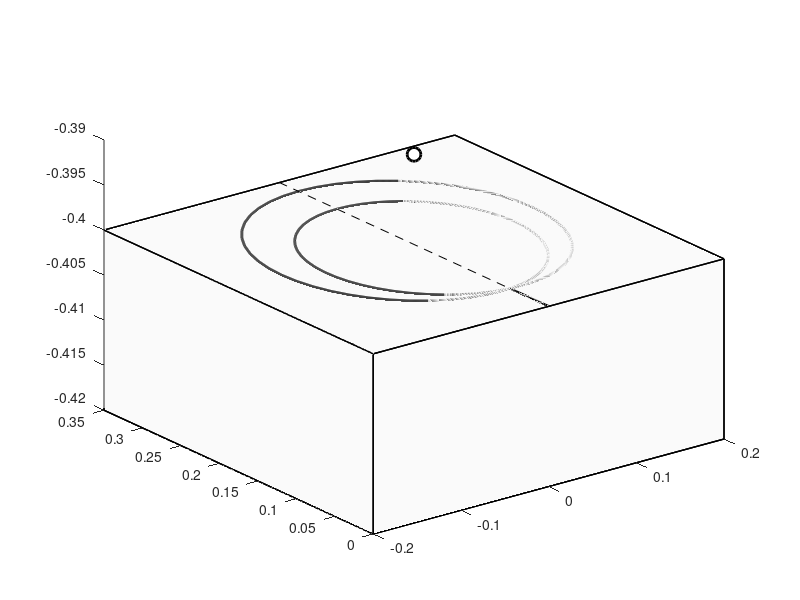

Source code (MATLAB): (Note: this script raises an error after producing the figure.)
% Created to make Riemann surface for a spiral
%
% ep = 0.3 using circle.A.A_.ep.0.3
%
% Feb 2016: for website logo

function plotme_websitelogo
    
    clear
    F = load('surfA_.ep0.3.mat');
    pathdat = F.pathdat;
    path = F.path;
    
    minz = -0.4;
    dom = [-0.2, 0.2, 0, 0.35];
    zeps = 0.01;
    zwidth = 0.02;
    colorop = 'grey';
    edgecol = 0.7*[1 1 1];
%     basecol = 0.92*[1 1 1];
    basecol = 0.98*[1 1 1];
    outwidth=1;
    
    plottype = 'omega';    
    reimname = 'real';
    reim = str2func(reimname);
    
    %%
    close all
    
    figure(1); hold on
    plotplane
    
    % Now run the command
    cd ../../stokeswavecode/bdint
    handles = qt_bdint_path_plotter(path, pathdat, 'PatchWidth', 0.02, 'NumArc', 150, 'ZPlot', reimname, 'ZFunc', plottype);    
    cd ../../stokeswavepub/surfA
    
    %%
        
%     camproj('perspective')
%     view([-100 20]);

    figure(1)
    
%     delete(handles.surf.edge_right{1})
%     delete(handles.surf.edge_left{1})
    
    %     view([-70 15]);
    view([-110, 20]);
    %     set(gcf, 'Units', 'pixels', 'Position', [60   393   973   555]);
    set(gcf, 'Units', 'pixels', 'Position', [395   521   586   670]);
    zlim([minz - zwidth, 0.85])
    xlim([-0.2, 0.2]);
    ylim([-0.1, 0.35]);    
    set(gca, 'Visible', 'off');
    axis vis3d
    set(gca, 'DataAspectRatio', [1 1 1.8]);
    view([-70, 15]);
    
    for j = 0:360
        view([-70-j, 15]);
        drawnow
        pause(0.05)
    end
    keyboard
    
    figure(99)
    set(gcf, 'Units', 'pixels', 'Position', [60   393   973   250]);
    
    
    function plotplane
        % Bottom plane
        fill3([dom(1) dom(2) dom(2) dom(1)], [dom(3) dom(3) dom(4) dom(4)], (minz - zwidth)*[1 1 1 1], basecol,'LineWidth', outwidth);
        % Left plane
        fill3(dom(1)*[1 1 1 1], [dom(3) dom(3) dom(4) dom(4)], [(minz - zwidth) (minz) (minz) (minz - zwidth)], basecol,'LineWidth', outwidth);
        % Right plane
        fill3(dom(2)*[1 1 1 1], [dom(3) dom(3) dom(4) dom(4)], [(minz - zwidth) (minz) (minz) (minz - zwidth)], basecol,'LineWidth', outwidth);
        % Front plane
        fill3([dom(1) dom(2) dom(2) dom(1)], dom(3)*[1 1 1 1], [(minz - zwidth) (minz - zwidth) (minz) (minz)], basecol,'LineWidth', outwidth);
        % Back plane
        fill3([dom(1) dom(2) dom(2) dom(1)], dom(4)*[1 1 1 1], [(minz - zwidth) (minz - zwidth) (minz) (minz)], basecol,'LineWidth', outwidth);
        % Top plane
        fill3([dom(1) dom(2) dom(2) dom(1)], [dom(3) dom(3) dom(4) dom(4)], (minz)*[1 1 1 1], basecol, 'LineWidth', outwidth);
        
        f_A = 1i*0.175;
        plot3([0], imag(f_A)*[1], minz*[1]+zeps, 'ko', 'MarkerFace', 'w', 'MarkerSize', 10, 'LineWidth', 2);
        
        plot3([dom(1), dom(2)], [0, 0], minz*[1 1], 'k--');
        plot3([0, 0], [dom(3), dom(4)], minz*[1 1], 'k--');
        
        plot3(real(pathdat.f),imag(pathdat.f), 0*pathdat.f + minz, 'k-', 'LineWidth', 2);
        
    end
    
end
